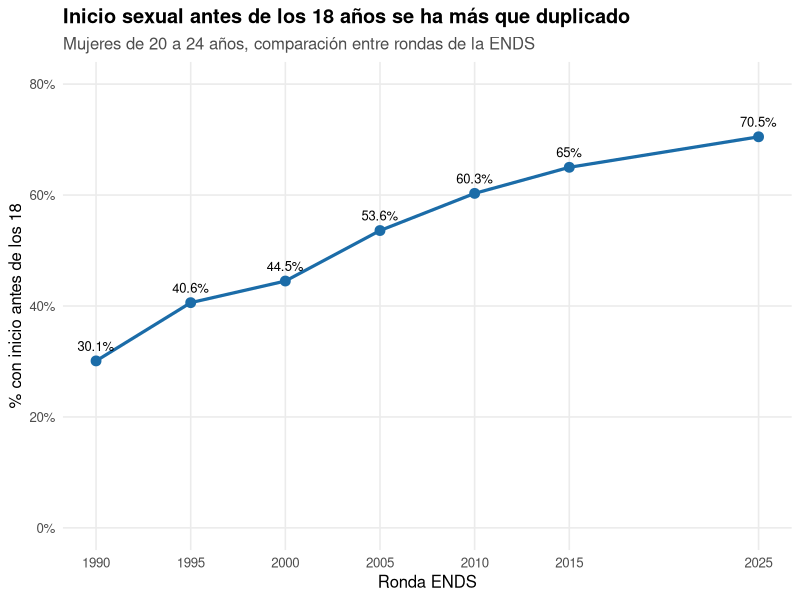
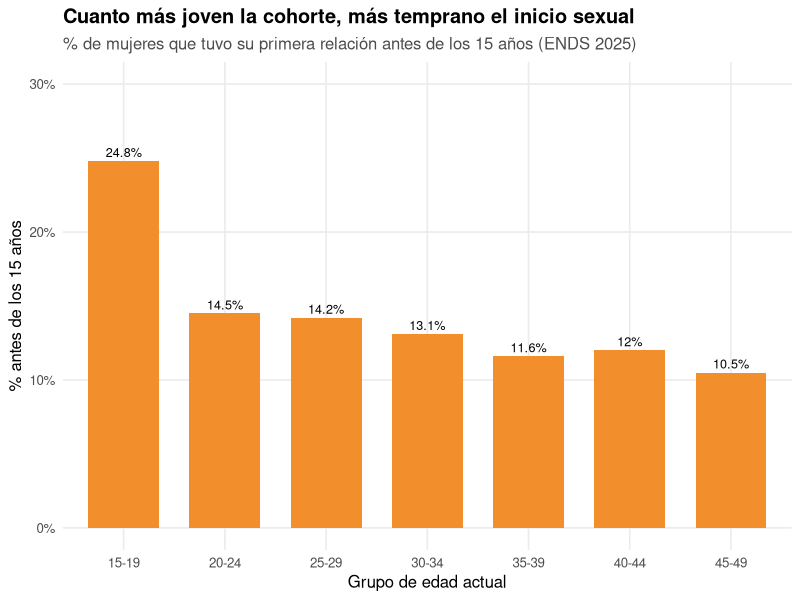
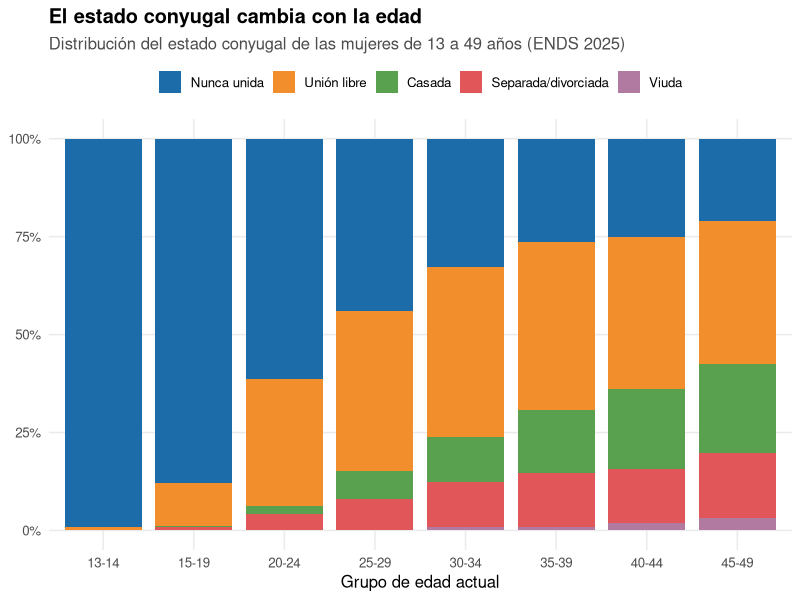
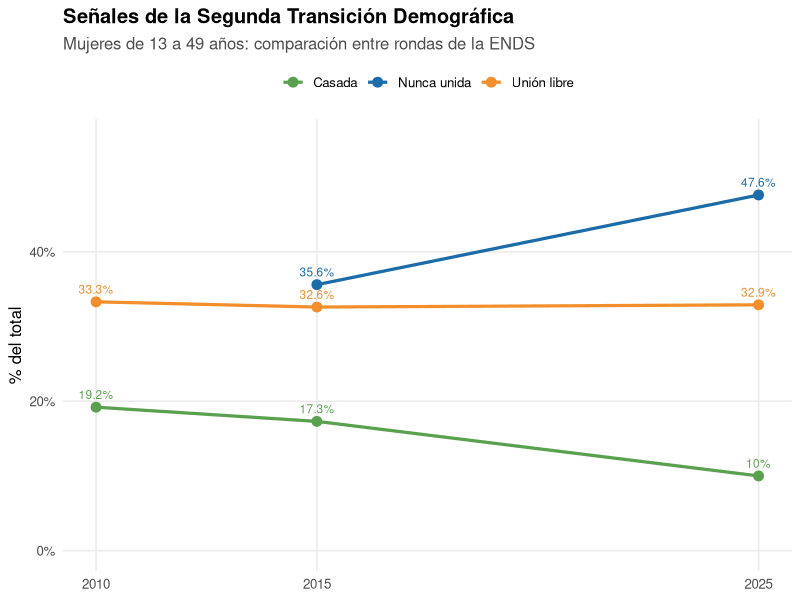
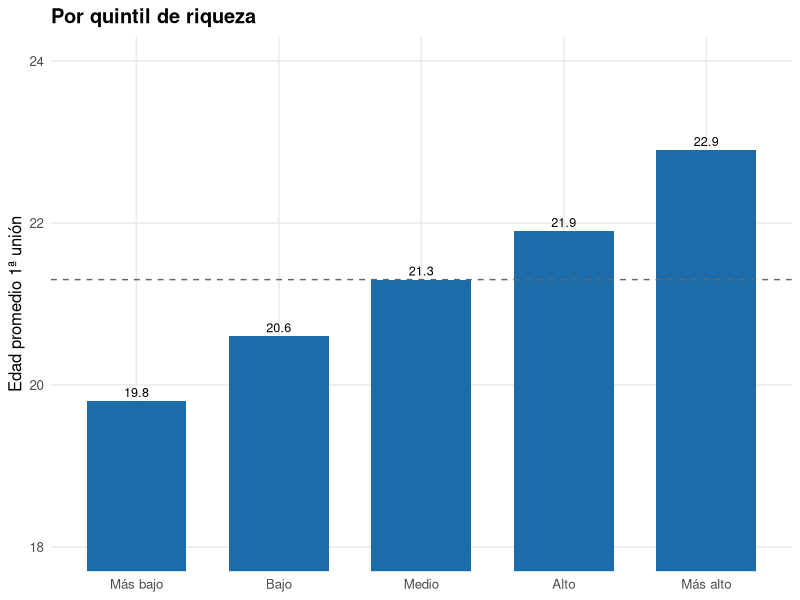
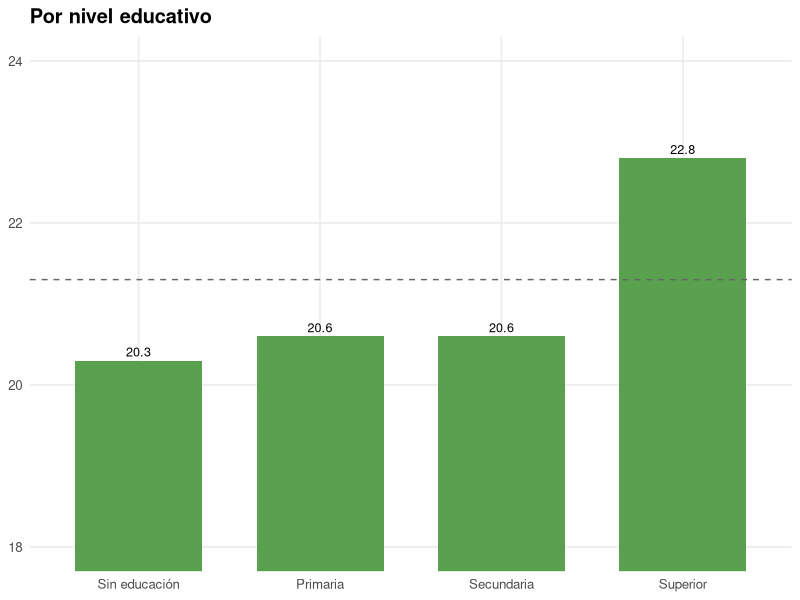
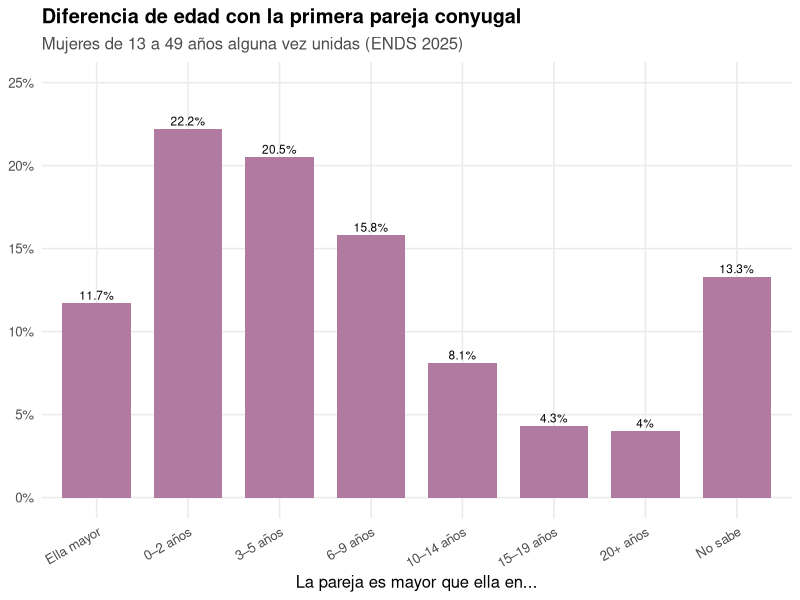
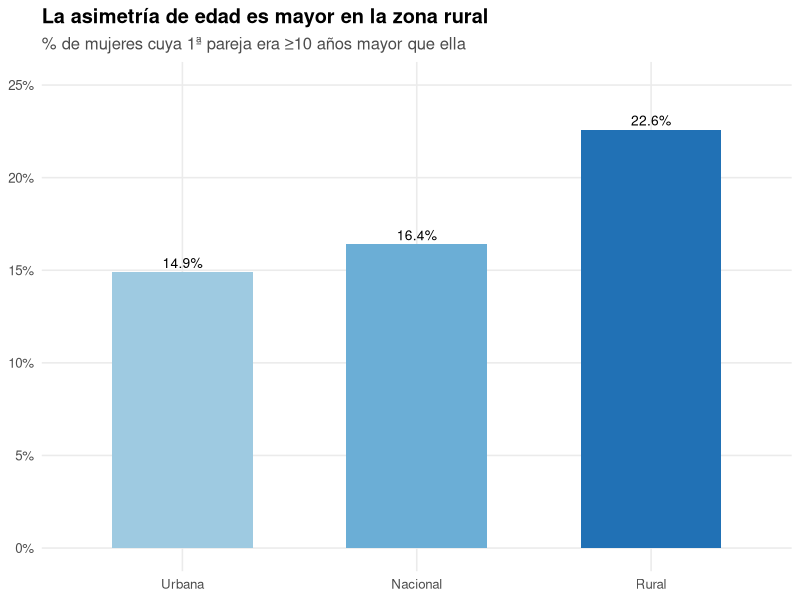

These figures' R source, in order:
## ---- chunk 1
knitr::opts_chunk$set(
  echo = TRUE, message = FALSE, warning = FALSE,
  fig.align = "center", fig.width = 8, fig.height = 5, dpi = 110
)
## ---- chunk 2
# install.packages(c("tidyverse", "scales"))  # ejecutar una sola vez si hace falta
library(tidyverse)
library(scales)

# Tema común para todas las figuras del taller
theme_taller <- theme_minimal(base_size = 12) +
  theme(
    plot.title    = element_text(face = "bold"),
    plot.subtitle = element_text(color = "grey30"),
    panel.grid.minor = element_blank(),
    legend.position  = "top",
    legend.title     = element_blank()
  )
theme_set(theme_taller)

# Paleta reutilizable
pal <- c("#1b6ca8", "#f28e2b", "#59a14f", "#e15759", "#b07aa1")
## ---- chunk 3
inicio_tendencia <- tibble(
  ends = c(1990, 1995, 2000, 2005, 2010, 2015, 2025),
  pct  = c(30.1, 40.6, 44.5, 53.6, 60.3, 65.0, 70.5)
)

ggplot(inicio_tendencia, aes(ends, pct)) +
  geom_line(color = pal[1], linewidth = 1.1) +
  geom_point(color = pal[1], size = 3) +
  geom_text(aes(label = paste0(pct, "%")), vjust = -1, size = 3.3) +
  scale_x_continuous(breaks = inicio_tendencia$ends) +
  scale_y_continuous(labels = label_percent(scale = 1), limits = c(0, 80)) +
  labs(
    title = "Inicio sexual antes de los 18 años se ha más que duplicado",
    subtitle = "Mujeres de 20 a 24 años, comparación entre rondas de la ENDS",
    x = "Ronda ENDS", y = "% con inicio antes de los 18"
  )
## ---- chunk 4
niveles_edad <- c("15-19","20-24","25-29","30-34","35-39","40-44","45-49")

inicio_cohorte <- tibble(
  grupo_edad = factor(niveles_edad, levels = niveles_edad),
  antes_15   = c(24.8, 14.5, 14.2, 13.1, 11.6, 12.0, 10.5),
  mediana    = c(15,   16,   16,   17,   17,   17,   17)
)

ggplot(inicio_cohorte, aes(grupo_edad, antes_15)) +
  geom_col(fill = pal[2], width = 0.7) +
  geom_text(aes(label = paste0(antes_15, "%")), vjust = -0.4, size = 3.2) +
  scale_y_continuous(labels = label_percent(scale = 1), limits = c(0, 30)) +
  labs(
    title = "Cuanto más joven la cohorte, más temprano el inicio sexual",
    subtitle = "% de mujeres que tuvo su primera relación antes de los 15 años (ENDS 2025)",
    x = "Grupo de edad actual", y = "% antes de los 15 años"
  )

inicio_cohorte   # la edad mediana baja de 17 a 15 años entre las más jóvenes
## ---- chunk 5
niveles_edad2 <- c("13-14", niveles_edad)

conyugal_edad <- tribble(
  ~grupo_edad, ~`Nunca unida`, ~Casada, ~`Unión libre`, ~`Separada/divorciada`, ~Viuda,
  "13-14", 99.0, 0.0,  0.9,  0.1, 0.0,
  "15-19", 88.0, 0.2, 10.9,  0.9, 0.1,
  "20-24", 61.3, 2.1, 32.4,  4.1, 0.1,
  "25-29", 44.0, 7.1, 40.8,  7.9, 0.2,
  "30-34", 32.8, 11.4, 43.3, 11.6, 0.9,
  "35-39", 26.5, 16.3, 42.7, 13.6, 1.0,
  "40-44", 25.2, 20.4, 38.7, 13.9, 1.8,
  "45-49", 21.1, 22.6, 36.4, 16.6, 3.3
)

orden_estado <- c("Nunca unida","Unión libre","Casada","Separada/divorciada","Viuda")

conyugal_largo <- conyugal_edad %>%
  pivot_longer(-grupo_edad, names_to = "estado", values_to = "pct") %>%
  mutate(
    grupo_edad = factor(grupo_edad, levels = niveles_edad2),
    estado     = factor(estado, levels = orden_estado)
  )

ggplot(conyugal_largo, aes(grupo_edad, pct, fill = estado)) +
  geom_col(position = "fill", width = 0.85) +
  scale_y_continuous(labels = label_percent()) +
  scale_fill_manual(values = pal) +
  labs(
    title = "El estado conyugal cambia con la edad",
    subtitle = "Distribución del estado conyugal de las mujeres de 13 a 49 años (ENDS 2025)",
    x = "Grupo de edad actual", y = NULL
  )
## ---- chunk 6
conyugal_tendencia <- tribble(
  ~anio, ~estado,        ~pct,
  2010,  "Casada",       19.2,
  2015,  "Casada",       17.3,
  2025,  "Casada",       10.0,
  2010,  "Unión libre",  33.3,
  2015,  "Unión libre",  32.6,
  2025,  "Unión libre",  32.9,
  2015,  "Nunca unida",  35.6,
  2025,  "Nunca unida",  47.6
)

ggplot(conyugal_tendencia, aes(anio, pct, color = estado)) +
  geom_line(linewidth = 1.1, na.rm = TRUE) +
  geom_point(size = 3) +
  geom_text(aes(label = paste0(pct, "%")), vjust = -0.9, size = 3, show.legend = FALSE) +
  scale_x_continuous(breaks = c(2010, 2015, 2025)) +
  scale_y_continuous(labels = label_percent(scale = 1), limits = c(0, 55)) +
  scale_color_manual(values = pal[c(3,1,2)]) +
  labs(
    title = "Señales de la Segunda Transición Demográfica",
    subtitle = "Mujeres de 13 a 49 años: comparación entre rondas de la ENDS",
    x = NULL, y = "% del total"
  )
## ---- chunk 7
nac_union <- 21.3  # promedio nacional (Tabla 5.18)

# Por quintil de riqueza
union_quintil <- tibble(
  quintil = factor(c("Más bajo","Bajo","Medio","Alto","Más alto"),
                   levels = c("Más bajo","Bajo","Medio","Alto","Más alto")),
  edad    = c(19.8, 20.6, 21.3, 21.9, 22.9)
)

# Por nivel educativo
union_educ <- tibble(
  nivel = factor(c("Sin educación","Primaria","Secundaria","Superior"),
                 levels = c("Sin educación","Primaria","Secundaria","Superior")),
  edad  = c(20.3, 20.6, 20.6, 22.8)
)

p_quintil <- ggplot(union_quintil, aes(quintil, edad)) +
  geom_col(fill = pal[1], width = 0.7) +
  geom_hline(yintercept = nac_union, linetype = "dashed", color = "grey40") +
  geom_text(aes(label = edad), vjust = -0.4, size = 3.2) +
  coord_cartesian(ylim = c(18, 24)) +
  labs(title = "Por quintil de riqueza", x = NULL, y = "Edad promedio 1ª unión")

p_educ <- ggplot(union_educ, aes(nivel, edad)) +
  geom_col(fill = pal[3], width = 0.7) +
  geom_hline(yintercept = nac_union, linetype = "dashed", color = "grey40") +
  geom_text(aes(label = edad), vjust = -0.4, size = 3.2) +
  coord_cartesian(ylim = c(18, 24)) +
  labs(title = "Por nivel educativo", x = NULL, y = NULL)

p_quintil  # línea discontinua = promedio nacional (21,3)
p_educ
## ---- chunk 8
niveles_dif <- c("Ella mayor","0–2 años","3–5 años","6–9 años",
                 "10–14 años","15–19 años","20+ años","No sabe")

dif_edad <- tibble(
  categoria = factor(niveles_dif, levels = niveles_dif),
  urbana    = c(12.4, 22.8, 21.4, 15.5, 7.7, 3.3, 3.9, 13.0),
  rural     = c( 9.2, 19.8, 16.9, 17.1, 9.8, 8.1, 4.7, 14.4),
  nacional  = c(11.7, 22.2, 20.5, 15.8, 8.1, 4.3, 4.0, 13.3)
)

# Distribución nacional
ggplot(dif_edad, aes(categoria, nacional)) +
  geom_col(fill = pal[5], width = 0.75) +
  geom_text(aes(label = paste0(nacional, "%")), vjust = -0.4, size = 3) +
  scale_y_continuous(labels = label_percent(scale = 1), limits = c(0, 25)) +
  labs(
    title = "Diferencia de edad con la primera pareja conyugal",
    subtitle = "Mujeres de 13 a 49 años alguna vez unidas (ENDS 2025)",
    x = "La pareja es mayor que ella en...", y = NULL
  ) +
  theme(axis.text.x = element_text(angle = 30, hjust = 1))
## ---- chunk 9
brecha_10 <- dif_edad %>%
  filter(categoria %in% c("10–14 años","15–19 años","20+ años")) %>%
  summarise(
    Urbana   = sum(urbana),
    Rural    = sum(rural),
    Nacional = sum(nacional)
  ) %>%
  pivot_longer(everything(), names_to = "zona", values_to = "pct") %>%
  mutate(zona = factor(zona, levels = c("Urbana","Nacional","Rural")))

brecha_10

ggplot(brecha_10, aes(zona, pct, fill = zona)) +
  geom_col(width = 0.6, show.legend = FALSE) +
  geom_text(aes(label = paste0(round(pct, 1), "%")), vjust = -0.4, size = 3.5) +
  scale_y_continuous(labels = label_percent(scale = 1), limits = c(0, 25)) +
  scale_fill_manual(values = c("#9ecae1", "#6baed6", "#2171b5")) +
  labs(
    title = "La asimetría de edad es mayor en la zona rural",
    subtitle = "% de mujeres cuya 1ª pareja era ≥10 años mayor que ella",
    x = NULL, y = NULL
  )
## ---- chunk 10
union_temprana <- tibble(
  sexo     = c("Mujeres", "Hombres"),
  antes_18 = c(24.9, 8.3)
)

ggplot(union_temprana, aes(reorder(sexo, -antes_18), antes_18, fill = sexo)) +
  geom_col(width = 0.6, show.legend = FALSE) +
  geom_text(aes(label = paste0(antes_18, "%")), vjust = -0.4, size = 4) +
  scale_y_continuous(labels = label_percent(scale = 1), limits = c(0, 30)) +
  scale_fill_manual(values = pal[c(4,1)]) +
  labs(
    title = "Uniones antes de los 18 años, por sexo",
    subtitle = "Primera unión conyugal antes de los 18 (ENDS 2025)",
    x = NULL, y = NULL
  )
## ---- chunk 11
exposicion_quintil <- tibble(
  quintil = factor(c("Más bajo","Bajo","Medio","Alto","Más alto"),
                   levels = c("Más bajo","Bajo","Medio","Alto","Más alto")),
  `1ª relación sexual` = c(16.4, 16.5, 16.7, 16.9, 17.1),  # Tabla 5.5
  `1ª unión conyugal`  = c(19.8, 20.6, 21.3, 21.9, 22.9)   # Tabla 5.18
)

exp_largo <- exposicion_quintil %>%
  pivot_longer(-quintil, names_to = "hito", values_to = "edad")

ggplot() +
  geom_segment(
    data = exposicion_quintil,
    aes(x = `1ª relación sexual`, xend = `1ª unión conyugal`,
        y = quintil, yend = quintil),
    color = "grey70", linewidth = 1.6
  ) +
  geom_point(data = exp_largo, aes(edad, quintil, color = hito), size = 4.5) +
  geom_text(data = exp_largo, aes(edad, quintil, label = edad),
            vjust = -1.1, size = 3, show.legend = FALSE) +
  scale_color_manual(values = pal[c(2,1)]) +
  labs(
    title = "La ventana de exposición se abre antes en los quintiles más bajos",
    subtitle = "Edad promedio al inicio sexual y a la primera unión, mujeres 13–49 (ENDS 2025)",
    x = "Edad (años)", y = NULL
  )
## ---- chunk 12
exposicion_quintil %>%
  mutate(`Rezago (años)` = round(`1ª unión conyugal` - `1ª relación sexual`, 1)) %>%
  arrange(quintil)
